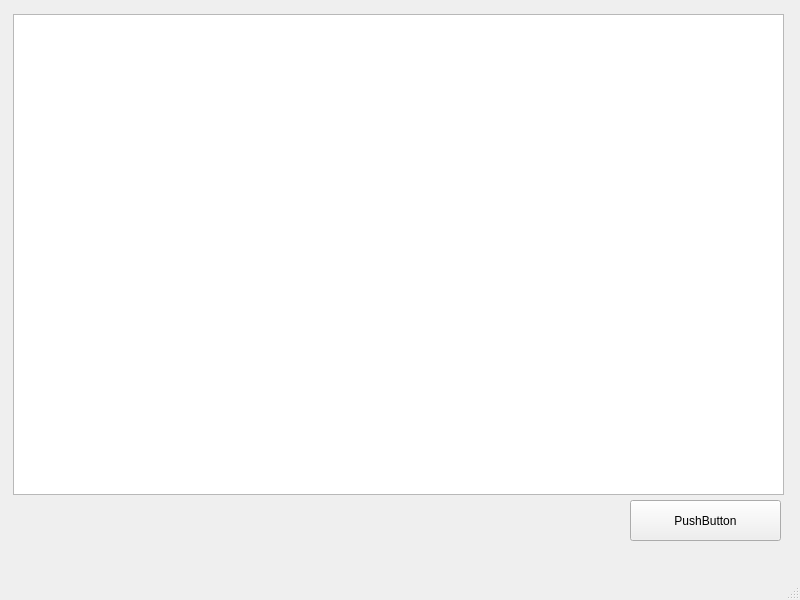
<?xml version="1.0" encoding="UTF-8"?>
<ui version="4.0">
 <class>Second</class>
 <widget class="QMainWindow" name="Second">
  <property name="geometry">
   <rect>
    <x>0</x>
    <y>0</y>
    <width>800</width>
    <height>600</height>
   </rect>
  </property>
  <property name="windowTitle">
   <string>MainWindow</string>
  </property>
  <widget class="QWidget" name="centralwidget">
   <widget class="QTextEdit" name="textEdit">
    <property name="geometry">
     <rect>
      <x>13</x>
      <y>14</y>
      <width>771</width>
      <height>481</height>
     </rect>
    </property>
   </widget>
   <widget class="QPushButton" name="pushButton">
    <property name="geometry">
     <rect>
      <x>630</x>
      <y>500</y>
      <width>151</width>
      <height>41</height>
     </rect>
    </property>
    <property name="text">
     <string>PushButton</string>
    </property>
   </widget>
  </widget>
  <widget class="QMenuBar" name="menubar">
   <property name="geometry">
    <rect>
     <x>0</x>
     <y>0</y>
     <width>800</width>
     <height>26</height>
    </rect>
   </property>
  </widget>
  <widget class="QStatusBar" name="statusbar"/>
 </widget>
 <resources/>
 <connections/>
</ui>
